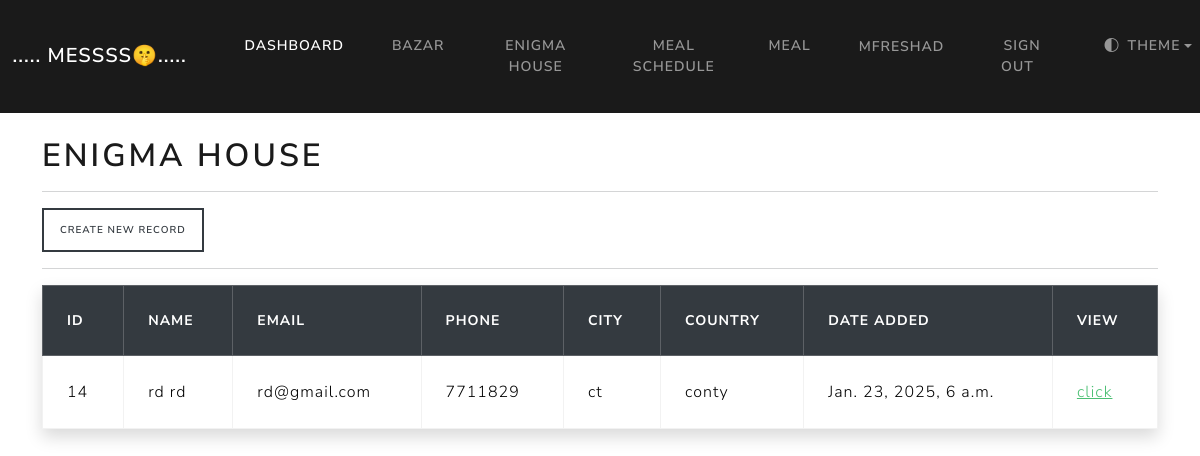
The app's page /dashboard (signed in), older data.
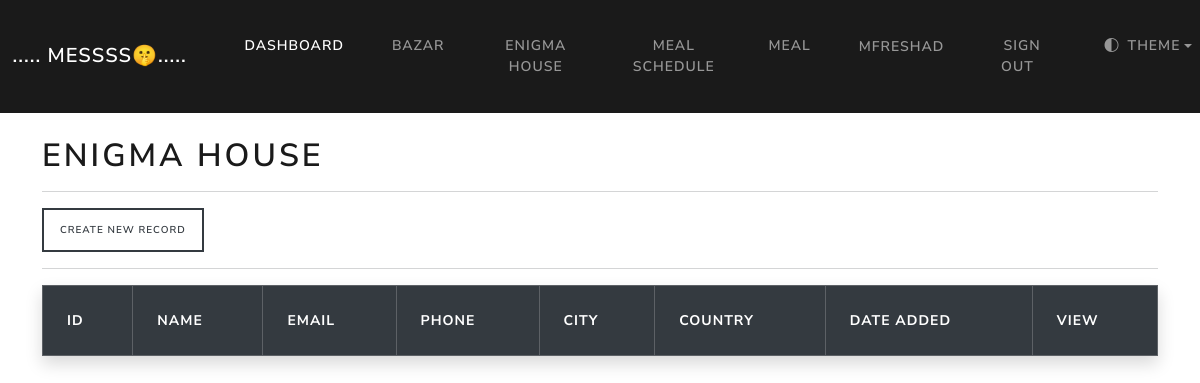
The same page, newer data.
### webapp/models.py (models this page shows, shortened)
class Record(models.Model):
    creation_date = models.DateTimeField(auto_now_add=True)
    firstName = models.CharField(max_length=100)
    lastName = models.CharField(max_length=100)
    email = models.CharField(max_length=255)
    phone = models.CharField(max_length=20)
    address = models.CharField(max_length=300)
    city = models.CharField(max_length=255)
    province = models.CharField(max_length=255)
    country = models.CharField(max_length=125)
    class Meta:
        ordering = ['-creation_date']

### webapp/views.py (the view)
# urls.py: path('dashboard', views.dashboard, name="dashboard"),
@login_required(login_url='my-login')
def dashboard(request):
    all_records = Record.objects.all()
    context = {'records': all_records}
    return render(request, 'webapp/dashboard.html', context=context )

### webapp/models.py (called while the page is built)
    def __str__(self):
        return self.name

    def __str__(self):
        return self.username

### webapp/templates/webapp/dashboard.html (shortened to what this page needs)
{% extends "webapp/base.html" %}
{% load crispy_forms_tags %}
{% block content %}
    <h1> {{user.in_mess}} </h1>
    <hr>
    <a class="btn btn-outline-dark btn-sm" href='{% url 'createData' %}'> Create new record </a>
    <hr>
    <table class="table table-hover table-bordered shadow">
        <thead class="table-dark">
          <th scope="col"> id </th>
          <th scope="col"> Name </th>
          <th scope="col"> email </th>
          <th scope="col"> phone </th>
          <th scope="col"> City </th>
          <th scope="col"> Country </th>
          <th scope="col"> Date Added </th>
          <th scope="col"> View </th>
        </thead>
        <tbody>
            {% if records %}
                {% for record in records %}
                    <tr>
                        <td>{{record.id}}</td>
                        <td>{{record.firstName}} {{record.lastName}}</td>
                        <td>{{record.email}}</td>
                        <td>{{record.phone}}</td>
                        <td>{{record.city}}</td>
                        <td>{{record.country}}</td>
                        <td>{{record.creation_date}}</td>
                        <td><a class="text-success" href="{% url 'view-record' record.id %}"> click </a></td>
                    </tr>
                {% endfor %}
            {% endif %}
        </tbody>
      </table>
{% endblock %}

Row changes from the older to the newer data that the page shows:
removed Record: id "14", firstName "rd", lastName "rd", email "rd@gmail.com", phone "7711829", city "ct", country "conty", creation_date "Jan. 23, 2025, 6 a.m."
